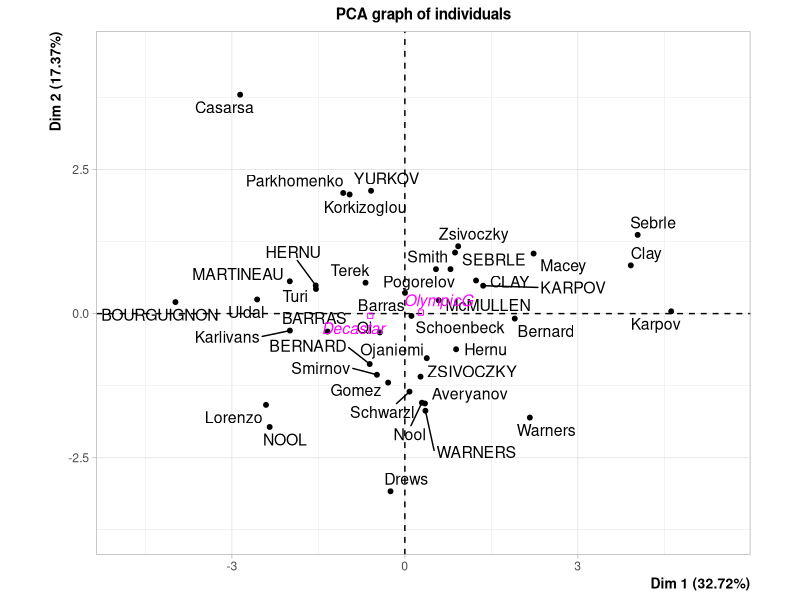
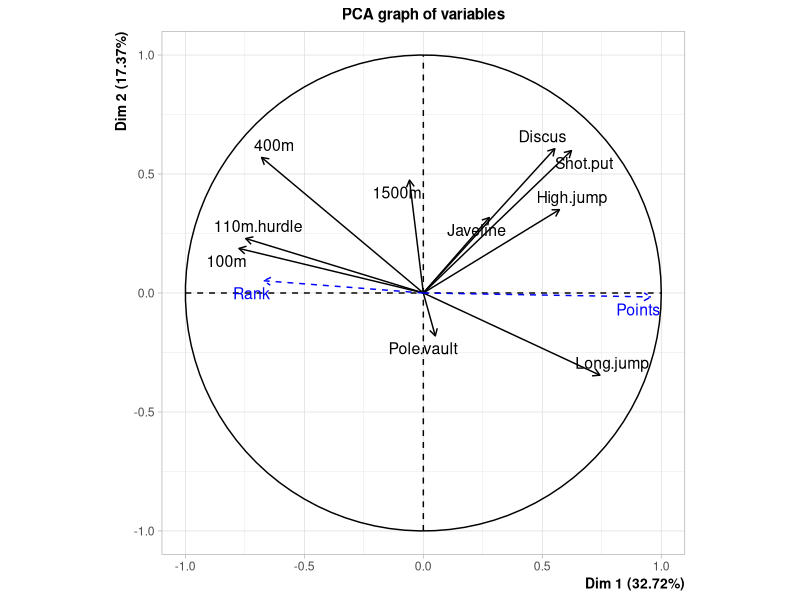
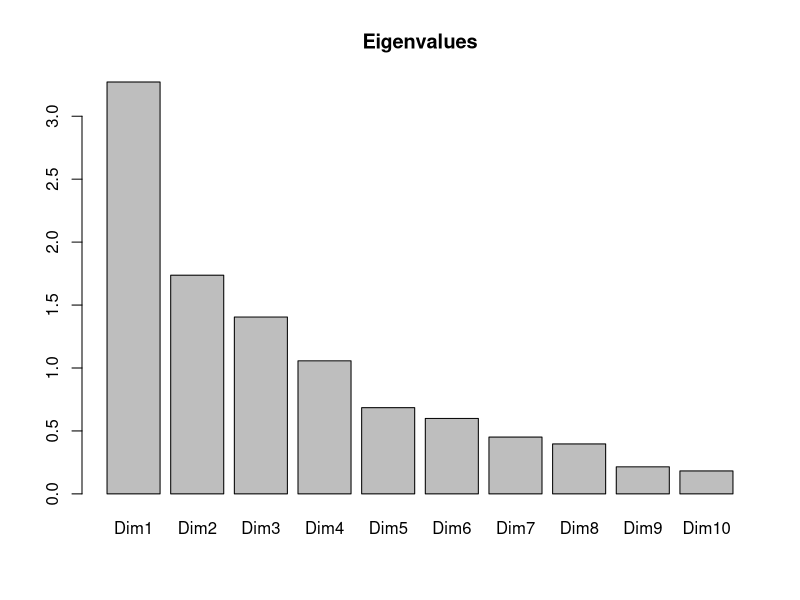
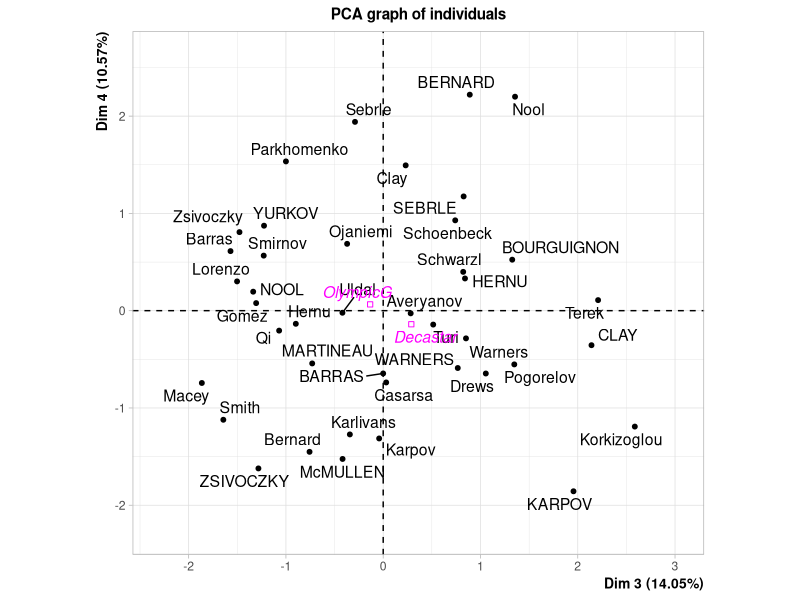
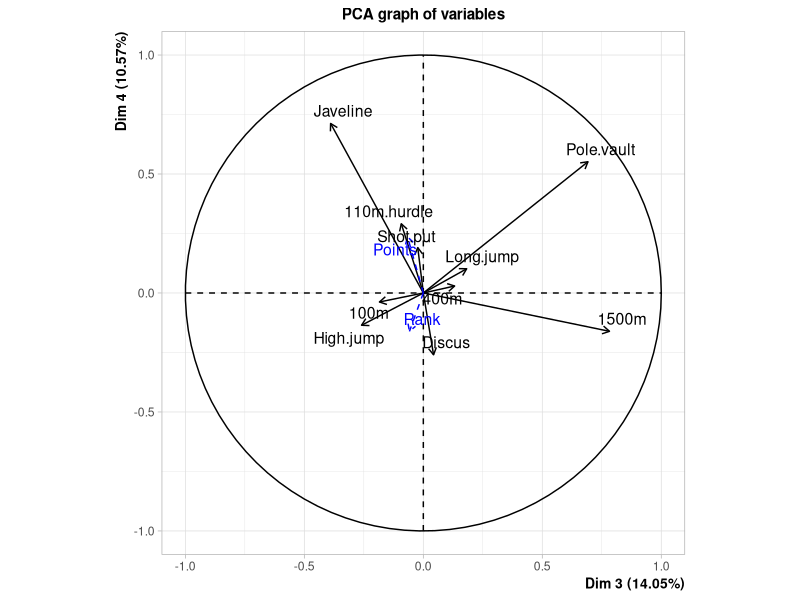
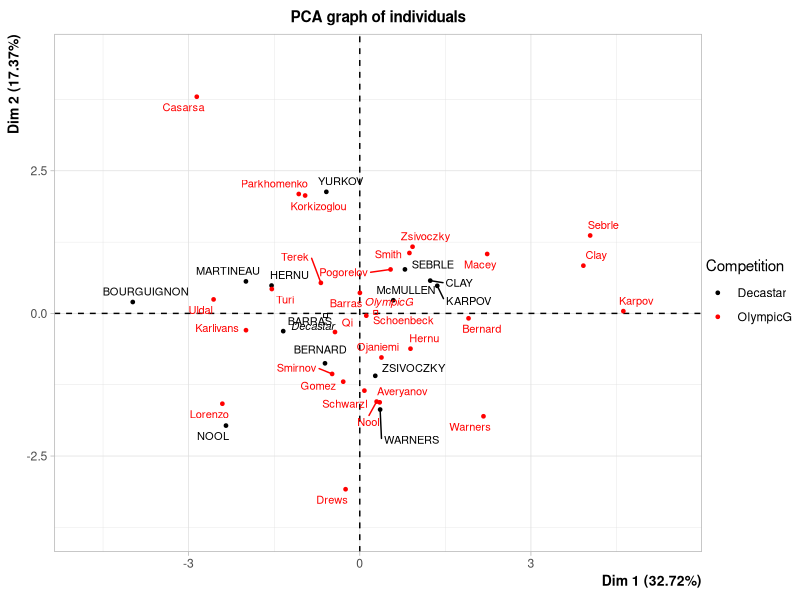
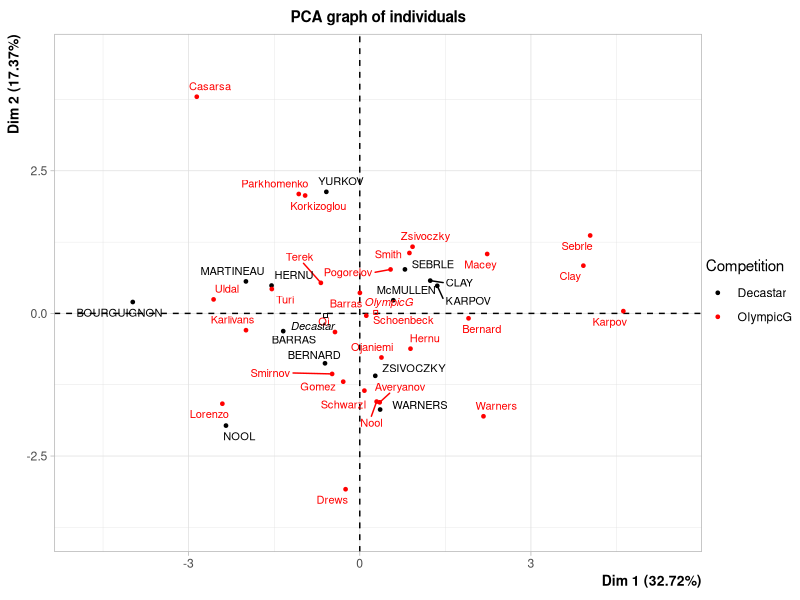
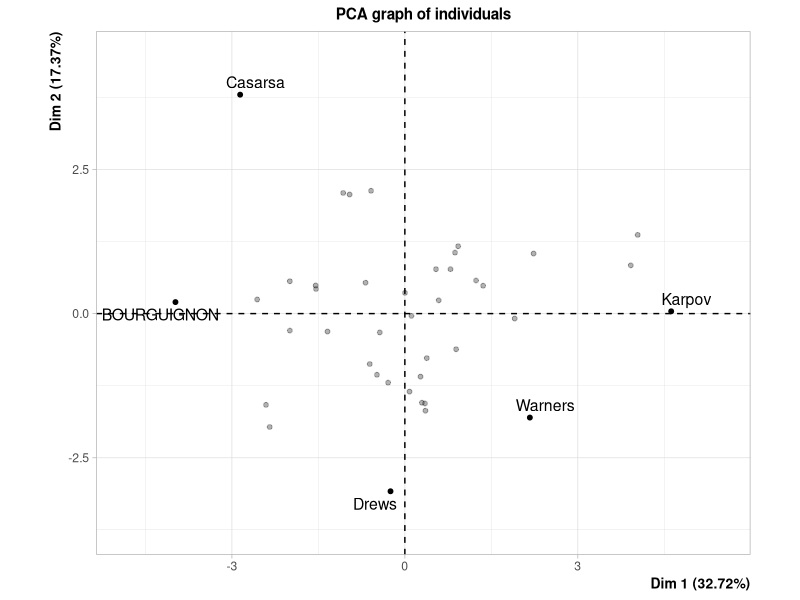

Recreate these plots in R, in order.
## ---- chunk 1
# Install the package
# install.packages("FactoMineR", dependencies = TRUE)
# Load the package
library(FactoMineR)
data(decathlon)
head(decathlon)
## ---- chunk 2
summary(decathlon)
dim(decathlon)
#View(decathlon)
#?decathlon
rownames(decathlon)
## ---- chunk 3
 res.pca <- PCA(decathlon, quanti.sup = c(11,12) , quali.sup = 13)
 summary(res.pca, nbelements = 5, ncp = 4)
 barplot(res.pca$eig[,1], main = "Eigenvalues",
 names.arg = paste("Dim",1:nrow(res.pca$eig), sep=""))
 plot(res.pca, choix = "ind", axes = c(3, 4))
 plot(res.pca, choix = "var", axes = c(3, 4))
## ---- chunk 4
round(cbind(res.pca$var$coord[,1:4],res.pca$var$cos2[,1:4],
res.pca$var$contrib[,1:4]),2) 
## ---- chunk 5
round(cbind(res.pca$ind$coord[,1:4],res.pca$ind$cos2[,1:4],
res.pca$ind$contrib[,1:4]),2) 
## ---- chunk 6
 plot.PCA(res.pca, choix = "ind", habillage = ncol(decathlon), cex = 0.7)
 plot.PCA(res.pca, choix = "ind", habillage = ncol(decathlon), cex = 0.7, 
 autolab = "no")
 plot(res.pca, select = "cos2 0.8",  invisible = "quali")
 plot(res.pca, select = "contrib 10")
 plot(res.pca, choix = "var", select = "contrib 8", unselect = 0)
 plot(res.pca, choix = "var", select = c("400m", "1500m"))
## ---- chunk 7
dimdesc(res.pca)
dimdesc(res.pca, proba = 0.2) 
plotellipses(res.pca)
## ---- chunk 8
?estim_ncp
